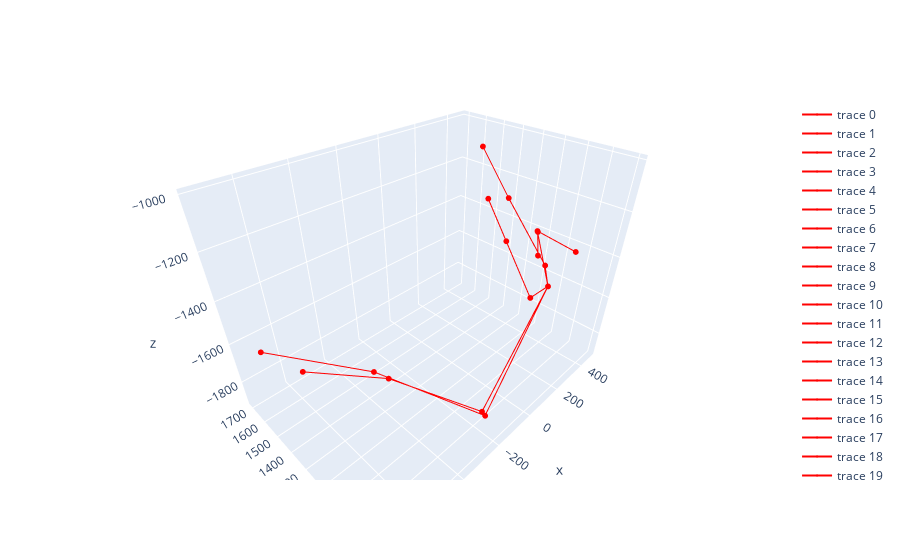

Write notebook code for a chart like this one.
### Code cell
IDX = 10

hor_rot_min = 0
hor_rot_max = 360
ver_rot_min = -20
ver_rot_max = 50

ver_rot = np.random.randint(ver_rot_min, ver_rot_max)
hor_rot = np.random.randint(hor_rot_min, hor_rot_max)

landmark = OpenPoseLandmark.azurkinect2openpose(pose_data_list[IDX])

rot_y_R = rpy2rm(0, np.deg2rad(hor_rot), 0)
rot_x_R = rpy2rm(np.deg2rad(ver_rot), 0, 0)

landmark = (rot_x_R @ rot_y_R @ landmark.T).T

img = OpenPoseLandmark.draw_from_3d(landmark)
plt.imshow(img)
plt.show()

plot3d(
    landmark,
    OpenPoseLandmark.CONN_PATH_LIST
)

### Figure 1 — Plotly figure (JSON) as saved in the notebook; plotly's stock layout.template omitted (floating-point values rounded to 4 significant figures)
{"data": [{"line": {"color": "red"}, "marker": {"color": "red", "size": 2}, "mode": "lines+markers+text", "type": "scatter3d", "x": [335.2, 294.5], "y": [1139.0, 1132.0], "z": [-1431.0, -1302.0]}, {"line": {"color": "red"}, "marker": {"color": "red", "size": 2}, "mode": "lines+markers+text", "type": "scatter3d", "x": [294.5, 253.9], "y": [1132.0, 1111.0], "z": [-1302.0, -1274.0]}, {"line": {"color": "red"}, "marker": {"color": "red", "size": 2}, "mode": "lines+markers+text", "type": "scatter3d", "x": [253.9, 349.9], "y": [1111.0, 985.5], "z": [-1274.0, -1355.0]}, {"line": {"color": "red"}, "marker": {"color": "red", "size": 2}, "mode": "lines+markers+text", "type": "scatter3d", "x": [349.9, 349.9], "y": [985.5, 985.5], "z": [-1355.0, -1355.0]}, {"line": {"color": "red"}, "marker": {"color": "red", "size": 2}, "mode": "lines+markers+text", "type": "scatter3d", "x": [349.9, 349.9], "y": [985.5, 985.5], "z": [-1355.0, -1355.0]}, {"line": {"color": "red"}, "marker": {"color": "red", "size": 2}, "mode": "lines+markers+text", "type": "scatter3d", "x": [349.9, 253.9], "y": [985.5, 1111.0], "z": [-1355.0, -1274.0]}, {"line": {"color": "red"}, "marker": {"color": "red", "size": 2}, "mode": "lines+markers+text", "type": "scatter3d", "x": [253.9, 222.5], "y": [1111.0, 1009.0], "z": [-1274.0, -1468.0]}, {"line": {"color": "red"}, "marker": {"color": "red", "size": 2}, "mode": "lines+markers+text", "type": "scatter3d", "x": [222.5, 266.7], "y": [1009.0, 1105.0], "z": [-1468.0, -1596.0]}, {"line": {"color": "red"}, "marker": {"color": "red", "size": 2}, "mode": "lines+markers+text", "type": "scatter3d", "x": [266.7, 379.2], "y": [1105.0, 1335.0], "z": [-1596.0, -1457.0]}, {"line": {"color": "red"}, "marker": {"color": "red", "size": 2}, "mode": "lines+markers+text", "type": "scatter3d", "x": [379.2, 473.0], "y": [1335.0, 1526.0], "z": [-1457.0, -1341.0]}, {"line": {"color": "red"}, "marker": {"color": "red", "size": 2}, "mode": "lines+markers+text", "type": "scatter3d", "x": [473.0, 379.2], "y": [1526.0, 1335.0], "z": [-1341.0, -1457.0]}, {"line": {"color": "red"}, "marker": {"color": "red", "size": 2}, "mode": "lines+markers+text", "type": "scatter3d", "x": [379.2, 266.7], "y": [1335.0, 1105.0], "z": [-1457.0, -1596.0]}, {"line": {"color": "red"}, "marker": {"color": "red", "size": 2}, "mode": "lines+markers+text", "type": "scatter3d", "x": [266.7, 222.5], "y": [1105.0, 1009.0], "z": [-1596.0, -1468.0]}, {"line": {"color": "red"}, "marker": {"color": "red", "size": 2}, "mode": "lines+markers+text", "type": "scatter3d", "x": [222.5, 128.5], "y": [1009.0, 985.1], "z": [-1468.0, -1319.0]}, {"line": {"color": "red"}, "marker": {"color": "red", "size": 2}, "mode": "lines+markers+text", "type": "scatter3d", "x": [128.5, 178.6], "y": [985.1, 1207.0], "z": [-1319.0, -1145.0]}, {"line": {"color": "red"}, "marker": {"color": "red", "size": 2}, "mode": "lines+markers+text", "type": "scatter3d", "x": [178.6, 242.9], "y": [1207.0, 1395.0], "z": [-1145.0, -1011.0]}, {"line": {"color": "red"}, "marker": {"color": "red", "size": 2}, "mode": "lines+markers+text", "type": "scatter3d", "x": [242.9, 178.6], "y": [1395.0, 1207.0], "z": [-1011.0, -1145.0]}, {"line": {"color": "red"}, "marker": {"color": "red", "size": 2}, "mode": "lines+markers+text", "type": "scatter3d", "x": [178.6, 128.5], "y": [1207.0, 985.1], "z": [-1145.0, -1319.0]}, {"line": {"color": "red"}, "marker": {"color": "red", "size": 2}, "mode": "lines+markers+text", "type": "scatter3d", "x": [128.5, 222.5], "y": [985.1, 1009.0], "z": [-1319.0, -1468.0]}, {"line": {"color": "red"}, "marker": {"color": "red", "size": 2}, "mode": "lines+markers+text", "type": "scatter3d", "x": [222.5, -177.9], "y": [1009.0, 979.5], "z": [-1468.0, -1844.0]}, {"line": {"color": "red"}, "marker": {"color": "red", "size": 2}, "mode": "lines+markers+text", "type": "scatter3d", "x": [-177.9, -315.7], "y": [979.5, 1370.0], "z": [-1844.0, -1850.0]}, {"line": {"color": "red"}, "marker": {"color": "red", "size": 2}, "mode": "lines+markers+text", "type": "scatter3d", "x": [-315.7, -527.0], "y": [1370.0, 1706.0], "z": [-1850.0, -1900.0]}, {"line": {"color": "red"}, "marker": {"color": "red", "size": 2}, "mode": "lines+markers+text", "type": "scatter3d", "x": [-527.0, -315.7], "y": [1706.0, 1370.0], "z": [-1900.0, -1850.0]}, {"line": {"color": "red"}, "marker": {"color": "red", "size": 2}, "mode": "lines+markers+text", "type": "scatter3d", "x": [-315.7, -177.9], "y": [1370.0, 979.5], "z": [-1850.0, -1844.0]}, {"line": {"color": "red"}, "marker": {"color": "red", "size": 2}, "mode": "lines+markers+text", "type": "scatter3d", "x": [-177.9, 222.5], "y": [979.5, 1009.0], "z": [-1844.0, -1468.0]}, {"line": {"color": "red"}, "marker": {"color": "red", "size": 2}, "mode": "lines+markers+text", "type": "scatter3d", "x": [222.5, -272.5], "y": [1009.0, 897.2], "z": [-1468.0, -1716.0]}, {"line": {"color": "red"}, "marker": {"color": "red", "size": 2}, "mode": "lines+markers+text", "type": "scatter3d", "x": [-272.5, -482.5], "y": [897.2, 1233.0], "z": [-1716.0, -1593.0]}, {"line": {"color": "red"}, "marker": {"color": "red", "size": 2}, "mode": "lines+markers+text", "type": "scatter3d", "x": [-482.5, -734.1], "y": [1233.0, 1532.0], "z": [-1593.0, -1532.0]}], "layout": {"scene": {"camera": {"eye": {"x": -1, "y": -1, "z": 1}}}}}
